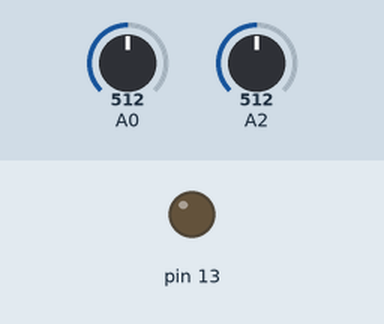
Bench run of a sketch on a simulated Arduino Uno, built with avr-gcc and run on an emulated ATmega328P. Parts: output pins drawn as LEDs (lit = HIGH). Inputs (shaded band) come from the test bench; at power-on: A0 = 512, A2 = 512. What the sketch prints to the serial monitor is not drawn.

Above: at 0.1 s.
At 0.7 s:
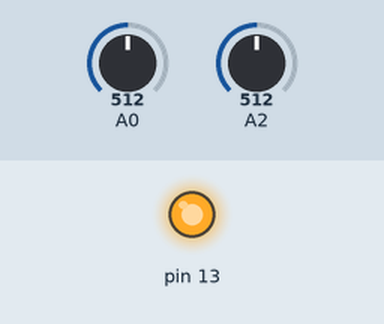
Timing chart, 0 to 2.2 s (numbered marks = the images above):
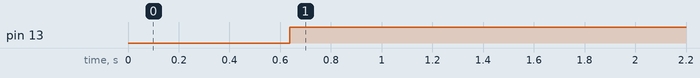

Measured:
- by itself, pin 13: LOW → HIGH at 0.64 s

The sketch:

towards_control_2.ino
```cpp
//All the sensors are in higher range

//All the variables of analog_Sensor_1_preferbally for Co2 You Wont need to change the variables
float rawCountCo2; //create global variable for reading from A/D converter (0-1023)
float voltageCo2; //create global variable for voltage (0-5V)
float slopeCo2_ppm = 25000;
float interceptCo2_ppm = 200 ;
float sensorValueCo2_ppm ;


//All the variable of analog_Sensor_2,preferbally for o2 You Wont need to change the variables
float rawCountO2; //create global variable for reading from A/D converter (0-1023)
float voltageO2; //create global variable for voltage (0-5V)
float slopeO2_ppm = 65625 ;
float interceptO2_ppm = 0 ;
float sensorValueO2_ppm;

//Declaring baseline variables
float BaselineO2_value = (212768+213729+213409+212448)/4;
float BaselineCo2_value = (444.14+566.14)/2;

// Declaring num and den
float num,den;


float ratio;


//measuring computational time for both sensors
float timefor_co2;
void setup() {
  Serial.begin(9600); //setup communication to display
  pinMode(13, OUTPUT);


}

void loop() {


  // Calculation of a1 sensor
  rawCountCo2 = analogRead(A0);
  voltageCo2 =rawCountCo2/1024*5;
  sensorValueCo2_ppm = slopeCo2_ppm*voltageCo2+interceptCo2_ppm ;
timefor_co2 = millis();
 Serial.println("time for co2 computation");
  Serial.println(timefor_co2);

   // Calculation of a2 sensor
  rawCountO2 = analogRead(A2);
  voltageO2 =rawCountO2/1024*5;
  sensorValueO2_ppm = slopeO2_ppm*voltageO2+interceptO2_ppm ;

  //Calculation of diffrence;
  num = (sensorValueCo2_ppm - BaselineCo2_value);
  den = ( BaselineO2_value - sensorValueO2_ppm );


  //Calcuation of ratio;
  ratio = num/den;

   Serial.print("sensorValueCo2_ppm"); Serial.print("\t");    Serial.print(sensorValueCo2_ppm);  Serial.print("\t");
    Serial.print("sensorValueO2_ppm"); Serial.print("\t");  Serial.print(sensorValueO2_ppm);   Serial.print("\t");
    Serial.print("BaselineCo2_value");Serial.print("\t");  Serial.print(BaselineCo2_value);       Serial.print("\t");
    Serial.print("BaselineO2_value"); Serial.print("\t");  Serial.print(BaselineO2_value);      Serial.print("\t");
   Serial.print("num");               Serial.print("\t");  Serial.print(num);   Serial.print("\t");
  Serial.print("den");        Serial.print("\t");    Serial.print(den);   Serial.print("\t");
   Serial.print("CO2/O2 Ratio in ppm");    Serial.print("\t");    Serial.println(ratio,6);
   delay(500);

   if (ratio >= 1.10)
   {digitalWrite(13, HIGH);


   }
   else               {digitalWrite(13, LOW);}


 }


  //wait half second
```
